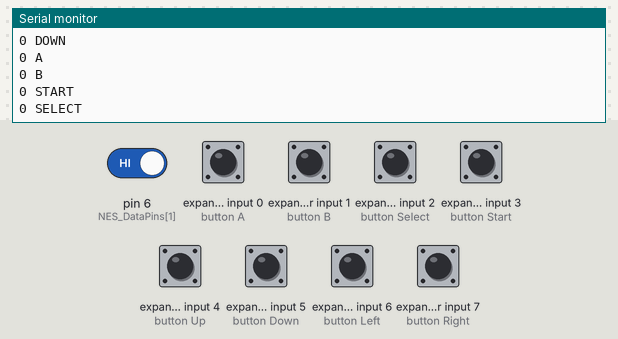
The sketch below on a simulated Arduino Uno, built with avr-gcc and run on an emulated ATmega328P. Parts: the last lines printed to the serial monitor. Wiring (inferred from the names in the program): NES/SNES game pad: load pin 7; clock pin 4; serial out pin 2. Inputs (shaded band) come from the test bench; at power-on: expander input 0 (button A), expander input 1 (button B), expander input 2 (button Select), expander input 3 (button Start), expander input 4 (button Up), expander input 5 (button Down), expander input 6 (button Left), expander input 7 (button Right), pin 6 (NES_DataPins[1]) HIGH.

Above: at 1.2 s.
1.3 s: pin 6 (NES_DataPins[1]) driven LOW
At 2.0 s:
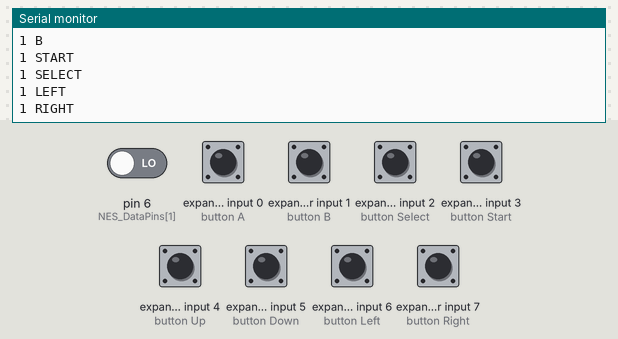
4.3 s: pin 6 (NES_DataPins[1]) driven HIGH and expander input 0 (button A) driven LOW
At 5.0 s:
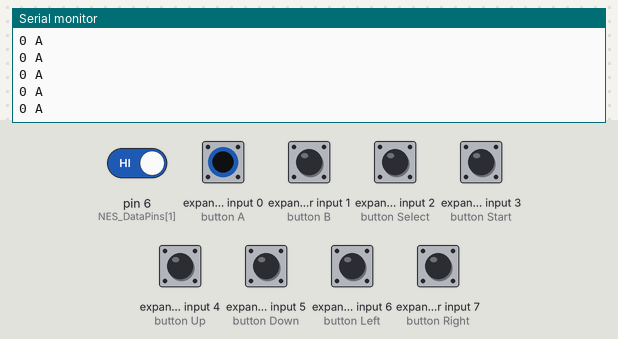
7.3 s: expander input 2 (button Select) driven LOW
At 8.1 s:
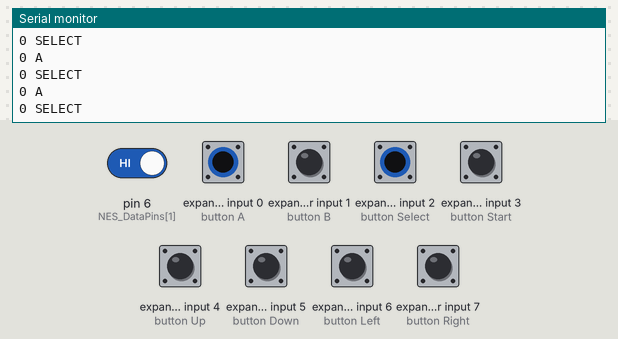

Measured:
- after the input at 1.3 s, the serial monitor: prints a new line at once (image 1)
- after the input at 4.3 s, the serial monitor: prints a new line after 0.12 s (image 2)
- after the input at 7.3 s, the serial monitor: prints a new line after 0.08 s (image 3)

The sketch:

NES_Controller.ino
```cpp
/*
================================================================================
   Notes
================================================================================
- The NES controller contains one 8-bit 4021 shift register inside.

- This register takes parallel inputs and converts them into a serial output.

- This code first latches the data and then shifts in the first bit on the data line.
  Then it clocks and shifts in on the data line until all bits are received.

- What is debugged are the button states of the NES controller.

- A logical "1" means the button is not pressed. A logical "0" means the button is
  pressed.

- This code shifts the first bit of data into the LSB.

- The order of shifting for the buttons is shown in the table below:

        Bit# | Button
        --------------
          0  |   A
        --------------
          1  |   B
        --------------
          2  | Select
        --------------
          3  | Start
        --------------
          4  |   Up
        --------------
          5  |  Down
        --------------
          6  |  Left
        --------------
          7  | Right
        --------------

- The NES controller pinout is shown below (looking into controllers
  connector end):
    __________
   /      |
  /       O 1 |   1 - Ground
  |           |   2 - Clock
  | 7 O   O 2 |   3 - Latch
  |           |   4 - Data Out
  | 6 O   O 3 |   5 - No Connection
  |           |   6 - No Connection
  | 5 O   O 4 |   7 - +5V
  |___________|
*/

#define A_BUTTON                0
#define B_BUTTON                1
#define SELECT_BUTTON           2
#define START_BUTTON            3
#define UP_BUTTON               4
#define DOWN_BUTTON             5
#define LEFT_BUTTON             6
#define RIGHT_BUTTON            7

#define CONTROLLER_COUNT        2

const int NES_DataPins[]        = {2, 6};
const int NES_LatchPins[]       = {3, 7};
const int NES_ClockPins[]       = {4, 8};

#define NES_DATA_PIN            2
#define NES_LATCH_PIN           3
#define NES_CLOCK_PIN           4

int NES_Register[CONTROLLER_COUNT] = {}; //  We will use this to hold current button states

void NES_Controller_Test()
{
  for (int i = 0; i < CONTROLLER_COUNT; ++i) {
    if (bitRead(NES_Register[i], LEFT_BUTTON) == 0)
    {
      Serial.print(i);
      Serial.println(" LEFT");
    }
    if (bitRead(NES_Register[i], RIGHT_BUTTON) == 0)
    {
      Serial.print(i);
      Serial.println(" RIGHT");
    }
    if (bitRead(NES_Register[i], UP_BUTTON) == 0)
    {
      Serial.print(i);
      Serial.println(" UP");
    }
    if (bitRead(NES_Register[i], DOWN_BUTTON) == 0)
    {
      Serial.print(i);
      Serial.println(" DOWN");
    }
    if (bitRead(NES_Register[i], A_BUTTON) == 0)
    {
      Serial.print(i);
      Serial.println(" A");
    }
    if (bitRead(NES_Register[i], B_BUTTON) == 0)
    {
      Serial.print(i);
      Serial.println(" B");
    }
    if (bitRead(NES_Register[i], START_BUTTON) == 0)
    {
      Serial.print(i);
      Serial.println(" START");
    }
    if (bitRead(NES_Register[i], SELECT_BUTTON) == 0)
    {
      Serial.print(i);
      Serial.println(" SELECT");
    }
  }
}

byte readNesController()
{

  for (byte i = 0; i < CONTROLLER_COUNT; ++i) {
    // Pre-load a variable with all 1's which assumes all buttons are not pressed. But while we cycle through the
    // bits, if we detect a LOW, which is a 0, we clear that bit. In the end, we find all the buttons states at once.
    NES_Register[i] = 255;

    //  We pulse the NES_LATCH_PIN so that the register grabs what it sees on its parallel data pins.
    digitalWrite(NES_LatchPins[i], HIGH);
    digitalWrite(NES_LatchPins[i], LOW);

    //  We check each button in order, saving off the bit if that particular pulse results in a LOW
    //  value on the Data Pin, then jumping to the next check by puling the Clock Pin
    for (byte j = 0; j < 8; ++j) {
      if (digitalRead(NES_DataPins[i]) == LOW) { bitClear(NES_Register[i], j); }
      digitalWrite(NES_ClockPins[i], HIGH);
      digitalWrite(NES_ClockPins[i], LOW);
    }
  }
}

void SetupControllers() {
  for (byte i = 0; i < CONTROLLER_COUNT; ++i) { NES_Register[i] = 0; }

  for (byte i = 0; i < CONTROLLER_COUNT; ++i) {
    pinMode(NES_DataPins[i], INPUT);

    // Set appropriate pins to outputs
    pinMode(NES_ClockPins[i], OUTPUT);
    pinMode(NES_LatchPins[i], OUTPUT);

    // Set initial states
    digitalWrite(NES_ClockPins[i], LOW);
    digitalWrite(NES_LatchPins[i], LOW);
  }
}

void setup() {
  SetupControllers();

  Serial.begin(9600);
  while (!Serial) { ; }
  Serial.println("Program START!");
}

void loop()
{
  readNesController();
  NES_Controller_Test();
}
```
